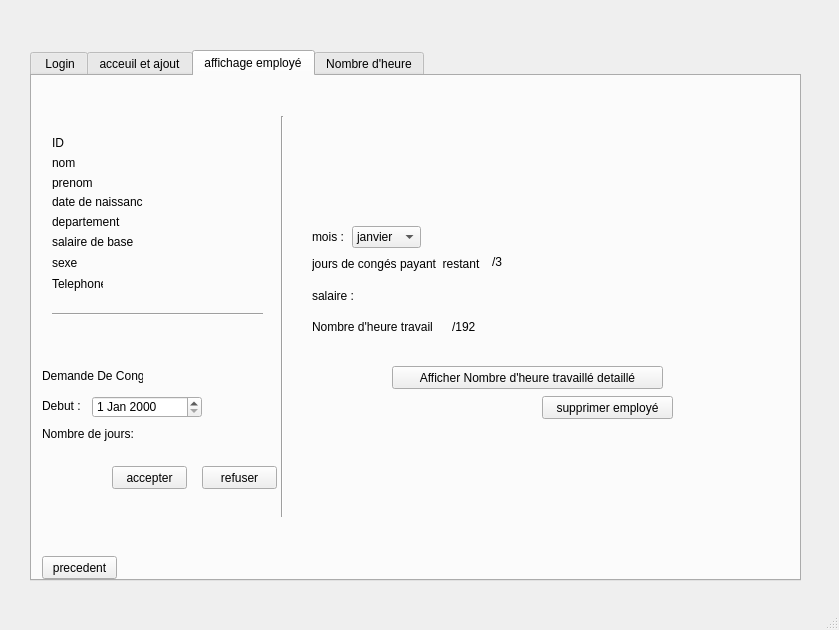
<?xml version="1.0" encoding="UTF-8"?>
<ui version="4.0">
 <class>MainWindow</class>
 <widget class="QMainWindow" name="MainWindow">
  <property name="geometry">
   <rect>
    <x>0</x>
    <y>0</y>
    <width>839</width>
    <height>630</height>
   </rect>
  </property>
  <property name="windowTitle">
   <string>MainWindow</string>
  </property>
  <widget class="QWidget" name="centralwidget">
   <widget class="QTabWidget" name="Login">
    <property name="geometry">
     <rect>
      <x>30</x>
      <y>50</y>
      <width>771</width>
      <height>531</height>
     </rect>
    </property>
    <property name="toolTip">
     <string>&lt;html&gt;&lt;head/&gt;&lt;body&gt;&lt;p&gt;Login&lt;/p&gt;&lt;/body&gt;&lt;/html&gt;</string>
    </property>
    <property name="currentIndex">
     <number>2</number>
    </property>
    <widget class="QWidget" name="tab">
     <attribute name="title">
      <string> Login</string>
     </attribute>
     <widget class="QLabel" name="label_2">
      <property name="geometry">
       <rect>
        <x>210</x>
        <y>160</y>
        <width>41</width>
        <height>20</height>
       </rect>
      </property>
      <property name="text">
       <string>ID :</string>
      </property>
     </widget>
     <widget class="QLineEdit" name="lineEdit_2">
      <property name="geometry">
       <rect>
        <x>240</x>
        <y>160</y>
        <width>113</width>
        <height>20</height>
       </rect>
      </property>
      <property name="text">
       <string>EXP:189GTT2929</string>
      </property>
     </widget>
     <widget class="QLineEdit" name="lineEdit_3">
      <property name="geometry">
       <rect>
        <x>240</x>
        <y>200</y>
        <width>113</width>
        <height>20</height>
       </rect>
      </property>
     </widget>
     <widget class="QLabel" name="label_3">
      <property name="geometry">
       <rect>
        <x>160</x>
        <y>200</y>
        <width>81</width>
        <height>20</height>
       </rect>
      </property>
      <property name="text">
       <string>PASSWORD :</string>
      </property>
     </widget>
     <widget class="QPushButton" name="pushButton">
      <property name="geometry">
       <rect>
        <x>370</x>
        <y>200</y>
        <width>75</width>
        <height>23</height>
       </rect>
      </property>
      <property name="text">
       <string>login</string>
      </property>
     </widget>
     <widget class="QLabel" name="label_4">
      <property name="geometry">
       <rect>
        <x>270</x>
        <y>220</y>
        <width>111</width>
        <height>20</height>
       </rect>
      </property>
      <property name="text">
       <string>forgot password ?</string>
      </property>
     </widget>
     <widget class="QLabel" name="label_5">
      <property name="geometry">
       <rect>
        <x>270</x>
        <y>120</y>
        <width>71</width>
        <height>21</height>
       </rect>
      </property>
      <property name="text">
       <string>LOGIN</string>
      </property>
     </widget>
    </widget>
    <widget class="QWidget" name="tab_2">
     <attribute name="title">
      <string>acceuil et ajout</string>
     </attribute>
     <widget class="QPushButton" name="pushButton_2">
      <property name="geometry">
       <rect>
        <x>540</x>
        <y>380</y>
        <width>75</width>
        <height>23</height>
       </rect>
      </property>
      <property name="text">
       <string>ajouter</string>
      </property>
     </widget>
     <widget class="Line" name="line">
      <property name="geometry">
       <rect>
        <x>320</x>
        <y>80</y>
        <width>21</width>
        <height>361</height>
       </rect>
      </property>
      <property name="orientation">
       <enum>Qt::Vertical</enum>
      </property>
     </widget>
     <widget class="QLabel" name="label">
      <property name="geometry">
       <rect>
        <x>410</x>
        <y>120</y>
        <width>47</width>
        <height>13</height>
       </rect>
      </property>
      <property name="text">
       <string>ID</string>
      </property>
     </widget>
     <widget class="QLabel" name="label_6">
      <property name="geometry">
       <rect>
        <x>400</x>
        <y>150</y>
        <width>47</width>
        <height>13</height>
       </rect>
      </property>
      <property name="text">
       <string>nom</string>
      </property>
     </widget>
     <widget class="QLabel" name="label_7">
      <property name="geometry">
       <rect>
        <x>400</x>
        <y>180</y>
        <width>47</width>
        <height>13</height>
       </rect>
      </property>
      <property name="text">
       <string>prenom</string>
      </property>
     </widget>
     <widget class="QLabel" name="label_8">
      <property name="geometry">
       <rect>
        <x>356</x>
        <y>203</y>
        <width>91</width>
        <height>20</height>
       </rect>
      </property>
      <property name="text">
       <string>date de naissance</string>
      </property>
     </widget>
     <widget class="QLabel" name="label_9">
      <property name="geometry">
       <rect>
        <x>380</x>
        <y>240</y>
        <width>71</width>
        <height>21</height>
       </rect>
      </property>
      <property name="text">
       <string>departement</string>
      </property>
     </widget>
     <widget class="QLabel" name="label_10">
      <property name="geometry">
       <rect>
        <x>360</x>
        <y>270</y>
        <width>81</width>
        <height>21</height>
       </rect>
      </property>
      <property name="text">
       <string>salaire de base</string>
      </property>
     </widget>
     <widget class="QLineEdit" name="lineEdit">
      <property name="geometry">
       <rect>
        <x>460</x>
        <y>120</y>
        <width>113</width>
        <height>20</height>
       </rect>
      </property>
     </widget>
     <widget class="QLineEdit" name="lineEdit_4">
      <property name="geometry">
       <rect>
        <x>460</x>
        <y>150</y>
        <width>113</width>
        <height>20</height>
       </rect>
      </property>
     </widget>
     <widget class="QLineEdit" name="lineEdit_5">
      <property name="geometry">
       <rect>
        <x>460</x>
        <y>180</y>
        <width>113</width>
        <height>20</height>
       </rect>
      </property>
     </widget>
     <widget class="QLineEdit" name="lineEdit_6">
      <property name="geometry">
       <rect>
        <x>460</x>
        <y>210</y>
        <width>113</width>
        <height>20</height>
       </rect>
      </property>
     </widget>
     <widget class="QLineEdit" name="lineEdit_8">
      <property name="geometry">
       <rect>
        <x>460</x>
        <y>270</y>
        <width>113</width>
        <height>20</height>
       </rect>
      </property>
     </widget>
     <widget class="QPushButton" name="pushButton_5">
      <property name="geometry">
       <rect>
        <x>210</x>
        <y>160</y>
        <width>75</width>
        <height>23</height>
       </rect>
      </property>
      <property name="text">
       <string>afficher</string>
      </property>
     </widget>
     <widget class="QLabel" name="label_11">
      <property name="geometry">
       <rect>
        <x>400</x>
        <y>300</y>
        <width>47</width>
        <height>13</height>
       </rect>
      </property>
      <property name="text">
       <string>sexe</string>
      </property>
     </widget>
     <widget class="QLabel" name="label_12">
      <property name="geometry">
       <rect>
        <x>390</x>
        <y>340</y>
        <width>51</width>
        <height>16</height>
       </rect>
      </property>
      <property name="text">
       <string>Telephone</string>
      </property>
     </widget>
     <widget class="QLineEdit" name="lineEdit_10">
      <property name="geometry">
       <rect>
        <x>460</x>
        <y>340</y>
        <width>113</width>
        <height>20</height>
       </rect>
      </property>
     </widget>
     <widget class="QLineEdit" name="lineEdit_7">
      <property name="geometry">
       <rect>
        <x>140</x>
        <y>120</y>
        <width>113</width>
        <height>20</height>
       </rect>
      </property>
     </widget>
     <widget class="QLabel" name="label_13">
      <property name="geometry">
       <rect>
        <x>110</x>
        <y>120</y>
        <width>47</width>
        <height>13</height>
       </rect>
      </property>
      <property name="text">
       <string>ID</string>
      </property>
     </widget>
     <widget class="QComboBox" name="comboBox">
      <property name="geometry">
       <rect>
        <x>460</x>
        <y>300</y>
        <width>111</width>
        <height>22</height>
       </rect>
      </property>
      <item>
       <property name="text">
        <string>Autre</string>
       </property>
      </item>
      <item>
       <property name="text">
        <string>femme</string>
       </property>
      </item>
      <item>
       <property name="text">
        <string>homme</string>
       </property>
      </item>
     </widget>
     <widget class="QComboBox" name="comboBox_2">
      <property name="geometry">
       <rect>
        <x>460</x>
        <y>240</y>
        <width>111</width>
        <height>22</height>
       </rect>
      </property>
     </widget>
     <widget class="QPushButton" name="pushButton_6">
      <property name="geometry">
       <rect>
        <x>10</x>
        <y>470</y>
        <width>75</width>
        <height>23</height>
       </rect>
      </property>
      <property name="text">
       <string>precedent</string>
      </property>
     </widget>
     <widget class="QLabel" name="label_25">
      <property name="geometry">
       <rect>
        <x>150</x>
        <y>80</y>
        <width>131</width>
        <height>20</height>
       </rect>
      </property>
      <property name="text">
       <string>Recherche employé</string>
      </property>
     </widget>
     <widget class="QLabel" name="label_26">
      <property name="geometry">
       <rect>
        <x>460</x>
        <y>80</y>
        <width>131</width>
        <height>20</height>
       </rect>
      </property>
      <property name="text">
       <string>Ajouter employé</string>
      </property>
     </widget>
     <widget class="QLabel" name="label_27">
      <property name="geometry">
       <rect>
        <x>80</x>
        <y>250</y>
        <width>71</width>
        <height>20</height>
       </rect>
      </property>
      <property name="text">
       <string>departement :</string>
      </property>
     </widget>
     <widget class="QComboBox" name="comboBox_4">
      <property name="geometry">
       <rect>
        <x>160</x>
        <y>250</y>
        <width>111</width>
        <height>22</height>
       </rect>
      </property>
     </widget>
     <widget class="Line" name="line_3">
      <property name="geometry">
       <rect>
        <x>57</x>
        <y>210</y>
        <width>251</width>
        <height>20</height>
       </rect>
      </property>
      <property name="orientation">
       <enum>Qt::Horizontal</enum>
      </property>
     </widget>
     <widget class="QLabel" name="label_28">
      <property name="geometry">
       <rect>
        <x>50</x>
        <y>340</y>
        <width>111</width>
        <height>21</height>
       </rect>
      </property>
      <property name="text">
       <string>effectif necessaire :</string>
      </property>
     </widget>
     <widget class="QPushButton" name="pushButton_3">
      <property name="geometry">
       <rect>
        <x>90</x>
        <y>410</y>
        <width>181</width>
        <height>23</height>
       </rect>
      </property>
      <property name="text">
       <string>afficher Rendement</string>
      </property>
     </widget>
     <widget class="QLabel" name="label_30">
      <property name="geometry">
       <rect>
        <x>50</x>
        <y>290</y>
        <width>41</width>
        <height>21</height>
       </rect>
      </property>
      <property name="text">
       <string>mois :</string>
      </property>
     </widget>
     <widget class="QComboBox" name="comboBox_5">
      <property name="geometry">
       <rect>
        <x>80</x>
        <y>290</y>
        <width>69</width>
        <height>22</height>
       </rect>
      </property>
      <item>
       <property name="text">
        <string>janvier</string>
       </property>
      </item>
      <item>
       <property name="text">
        <string>fevrier</string>
       </property>
      </item>
      <item>
       <property name="text">
        <string>mars</string>
       </property>
      </item>
      <item>
       <property name="text">
        <string>avril</string>
       </property>
      </item>
      <item>
       <property name="text">
        <string>mai</string>
       </property>
      </item>
      <item>
       <property name="text">
        <string>juin</string>
       </property>
      </item>
      <item>
       <property name="text">
        <string>juillet</string>
       </property>
      </item>
      <item>
       <property name="text">
        <string>aout</string>
       </property>
      </item>
      <item>
       <property name="text">
        <string>septembre</string>
       </property>
      </item>
      <item>
       <property name="text">
        <string>octobre</string>
       </property>
      </item>
      <item>
       <property name="text">
        <string>novembre</string>
       </property>
      </item>
      <item>
       <property name="text">
        <string>decembre</string>
       </property>
      </item>
     </widget>
     <widget class="QLabel" name="label_31">
      <property name="geometry">
       <rect>
        <x>170</x>
        <y>290</y>
        <width>51</width>
        <height>21</height>
       </rect>
      </property>
      <property name="text">
       <string>année :</string>
      </property>
     </widget>
     <widget class="QComboBox" name="comboBox_6">
      <property name="geometry">
       <rect>
        <x>210</x>
        <y>290</y>
        <width>81</width>
        <height>22</height>
       </rect>
      </property>
      <item>
       <property name="text">
        <string>2010</string>
       </property>
      </item>
      <item>
       <property name="text">
        <string>2011</string>
       </property>
      </item>
      <item>
       <property name="text">
        <string>2012</string>
       </property>
      </item>
      <item>
       <property name="text">
        <string>2013</string>
       </property>
      </item>
      <item>
       <property name="text">
        <string>2014</string>
       </property>
      </item>
      <item>
       <property name="text">
        <string>2015</string>
       </property>
      </item>
     </widget>
     <widget class="QPushButton" name="pushButton_4">
      <property name="geometry">
       <rect>
        <x>90</x>
        <y>380</y>
        <width>181</width>
        <height>23</height>
       </rect>
      </property>
      <property name="text">
       <string>Afficher Liste Des Employé</string>
      </property>
     </widget>
    </widget>
    <widget class="QWidget" name="tab_4">
     <attribute name="title">
      <string>affichage employé</string>
     </attribute>
     <widget class="QLabel" name="label_14">
      <property name="geometry">
       <rect>
        <x>280</x>
        <y>210</y>
        <width>51</width>
        <height>20</height>
       </rect>
      </property>
      <property name="text">
       <string>salaire :</string>
      </property>
     </widget>
     <widget class="QPushButton" name="pushButton_7">
      <property name="geometry">
       <rect>
        <x>510</x>
        <y>320</y>
        <width>131</width>
        <height>23</height>
       </rect>
      </property>
      <property name="text">
       <string>supprimer employé</string>
      </property>
     </widget>
     <widget class="QPushButton" name="pushButton_8">
      <property name="geometry">
       <rect>
        <x>10</x>
        <y>480</y>
        <width>75</width>
        <height>23</height>
       </rect>
      </property>
      <property name="text">
       <string>precedent</string>
      </property>
     </widget>
     <widget class="QLabel" name="label_22">
      <property name="geometry">
       <rect>
        <x>280</x>
        <y>180</y>
        <width>171</width>
        <height>16</height>
       </rect>
      </property>
      <property name="text">
       <string>jours de congés payant  restant :</string>
      </property>
     </widget>
     <widget class="Line" name="line_2">
      <property name="geometry">
       <rect>
        <x>240</x>
        <y>40</y>
        <width>20</width>
        <height>401</height>
       </rect>
      </property>
      <property name="orientation">
       <enum>Qt::Vertical</enum>
      </property>
     </widget>
     <widget class="QLabel" name="label_23">
      <property name="geometry">
       <rect>
        <x>280</x>
        <y>240</y>
        <width>121</width>
        <height>21</height>
       </rect>
      </property>
      <property name="text">
       <string>Nombre d'heure travaillé :</string>
      </property>
     </widget>
     <widget class="QComboBox" name="comboBox_3">
      <property name="geometry">
       <rect>
        <x>320</x>
        <y>150</y>
        <width>69</width>
        <height>22</height>
       </rect>
      </property>
      <item>
       <property name="text">
        <string>janvier</string>
       </property>
      </item>
      <item>
       <property name="text">
        <string>fevrier</string>
       </property>
      </item>
      <item>
       <property name="text">
        <string>mars</string>
       </property>
      </item>
      <item>
       <property name="text">
        <string>avril</string>
       </property>
      </item>
      <item>
       <property name="text">
        <string>mai</string>
       </property>
      </item>
      <item>
       <property name="text">
        <string>juin</string>
       </property>
      </item>
      <item>
       <property name="text">
        <string>juillet</string>
       </property>
      </item>
      <item>
       <property name="text">
        <string>aout</string>
       </property>
      </item>
      <item>
       <property name="text">
        <string>septembre</string>
       </property>
      </item>
      <item>
       <property name="text">
        <string>octobre</string>
       </property>
      </item>
      <item>
       <property name="text">
        <string>novembre</string>
       </property>
      </item>
      <item>
       <property name="text">
        <string>decembre</string>
       </property>
      </item>
     </widget>
     <widget class="QLabel" name="label_24">
      <property name="geometry">
       <rect>
        <x>280</x>
        <y>150</y>
        <width>41</width>
        <height>21</height>
       </rect>
      </property>
      <property name="text">
       <string>mois :</string>
      </property>
     </widget>
     <widget class="QLabel" name="label_29">
      <property name="geometry">
       <rect>
        <x>420</x>
        <y>230</y>
        <width>51</width>
        <height>41</height>
       </rect>
      </property>
      <property name="text">
       <string>/192</string>
      </property>
     </widget>
     <widget class="QLabel" name="label_37">
      <property name="geometry">
       <rect>
        <x>184</x>
        <y>500</y>
        <width>51</width>
        <height>16</height>
       </rect>
      </property>
      <property name="text">
       <string>Telephone</string>
      </property>
     </widget>
     <widget class="QLabel" name="label_32">
      <property name="geometry">
       <rect>
        <x>20</x>
        <y>180</y>
        <width>47</width>
        <height>13</height>
       </rect>
      </property>
      <property name="text">
       <string>sexe</string>
      </property>
     </widget>
     <widget class="QLabel" name="label_20">
      <property name="geometry">
       <rect>
        <x>20</x>
        <y>110</y>
        <width>91</width>
        <height>31</height>
       </rect>
      </property>
      <property name="text">
       <string>date de naissance</string>
      </property>
     </widget>
     <widget class="QLabel" name="label_19">
      <property name="geometry">
       <rect>
        <x>20</x>
        <y>200</y>
        <width>51</width>
        <height>16</height>
       </rect>
      </property>
      <property name="text">
       <string>Telephone</string>
      </property>
     </widget>
     <widget class="QLabel" name="label_17">
      <property name="geometry">
       <rect>
        <x>20</x>
        <y>80</y>
        <width>47</width>
        <height>13</height>
       </rect>
      </property>
      <property name="text">
       <string>nom</string>
      </property>
     </widget>
     <widget class="QLabel" name="label_15">
      <property name="geometry">
       <rect>
        <x>20</x>
        <y>150</y>
        <width>81</width>
        <height>31</height>
       </rect>
      </property>
      <property name="text">
       <string>salaire de base</string>
      </property>
     </widget>
     <widget class="QLabel" name="label_18">
      <property name="geometry">
       <rect>
        <x>20</x>
        <y>100</y>
        <width>47</width>
        <height>13</height>
       </rect>
      </property>
      <property name="text">
       <string>prenom</string>
      </property>
     </widget>
     <widget class="QLabel" name="label_16">
      <property name="geometry">
       <rect>
        <x>20</x>
        <y>130</y>
        <width>71</width>
        <height>31</height>
       </rect>
      </property>
      <property name="text">
       <string>departement</string>
      </property>
     </widget>
     <widget class="QLabel" name="label_21">
      <property name="geometry">
       <rect>
        <x>20</x>
        <y>60</y>
        <width>47</width>
        <height>13</height>
       </rect>
      </property>
      <property name="text">
       <string>ID</string>
      </property>
     </widget>
     <widget class="QLabel" name="label_33">
      <property name="geometry">
       <rect>
        <x>460</x>
        <y>170</y>
        <width>51</width>
        <height>31</height>
       </rect>
      </property>
      <property name="text">
       <string>/3</string>
      </property>
     </widget>
     <widget class="QPushButton" name="pushButton_9">
      <property name="geometry">
       <rect>
        <x>80</x>
        <y>390</y>
        <width>75</width>
        <height>23</height>
       </rect>
      </property>
      <property name="text">
       <string>accepter</string>
      </property>
     </widget>
     <widget class="QPushButton" name="pushButton_10">
      <property name="geometry">
       <rect>
        <x>170</x>
        <y>390</y>
        <width>75</width>
        <height>23</height>
       </rect>
      </property>
      <property name="text">
       <string>refuser</string>
      </property>
     </widget>
     <widget class="QLabel" name="label_34">
      <property name="geometry">
       <rect>
        <x>10</x>
        <y>290</y>
        <width>101</width>
        <height>20</height>
       </rect>
      </property>
      <property name="text">
       <string>Demande De Congé :</string>
      </property>
     </widget>
     <widget class="Line" name="line_4">
      <property name="geometry">
       <rect>
        <x>20</x>
        <y>230</y>
        <width>211</width>
        <height>16</height>
       </rect>
      </property>
      <property name="orientation">
       <enum>Qt::Horizontal</enum>
      </property>
     </widget>
     <widget class="QDateEdit" name="dateEdit">
      <property name="geometry">
       <rect>
        <x>60</x>
        <y>320</y>
        <width>110</width>
        <height>22</height>
       </rect>
      </property>
     </widget>
     <widget class="QLabel" name="label_35">
      <property name="geometry">
       <rect>
        <x>10</x>
        <y>320</y>
        <width>51</width>
        <height>20</height>
       </rect>
      </property>
      <property name="text">
       <string>Debut :</string>
      </property>
     </widget>
     <widget class="QLabel" name="label_36">
      <property name="geometry">
       <rect>
        <x>10</x>
        <y>350</y>
        <width>91</width>
        <height>16</height>
       </rect>
      </property>
      <property name="text">
       <string>Nombre de jours: </string>
      </property>
     </widget>
     <widget class="QPushButton" name="pushButton_11">
      <property name="geometry">
       <rect>
        <x>360</x>
        <y>290</y>
        <width>271</width>
        <height>23</height>
       </rect>
      </property>
      <property name="text">
       <string>Afficher Nombre d'heure travaillé detaillé</string>
      </property>
     </widget>
    </widget>
    <widget class="QWidget" name="tab_3">
     <attribute name="title">
      <string>Nombre d'heure</string>
     </attribute>
     <widget class="QDateEdit" name="dateEdit_2">
      <property name="geometry">
       <rect>
        <x>90</x>
        <y>230</y>
        <width>110</width>
        <height>22</height>
       </rect>
      </property>
     </widget>
     <widget class="Line" name="line_5">
      <property name="geometry">
       <rect>
        <x>213</x>
        <y>200</y>
        <width>20</width>
        <height>161</height>
       </rect>
      </property>
      <property name="orientation">
       <enum>Qt::Vertical</enum>
      </property>
     </widget>
     <widget class="QLabel" name="label_38">
      <property name="geometry">
       <rect>
        <x>170</x>
        <y>280</y>
        <width>51</width>
        <height>41</height>
       </rect>
      </property>
      <property name="text">
       <string>/8</string>
      </property>
     </widget>
     <widget class="QLabel" name="label_39">
      <property name="geometry">
       <rect>
        <x>30</x>
        <y>290</y>
        <width>121</width>
        <height>21</height>
       </rect>
      </property>
      <property name="text">
       <string>Nombre d'heure travaillé :</string>
      </property>
     </widget>
     <widget class="QLabel" name="label_40">
      <property name="geometry">
       <rect>
        <x>380</x>
        <y>280</y>
        <width>51</width>
        <height>41</height>
       </rect>
      </property>
      <property name="text">
       <string>/192</string>
      </property>
     </widget>
     <widget class="QLabel" name="label_41">
      <property name="geometry">
       <rect>
        <x>240</x>
        <y>290</y>
        <width>121</width>
        <height>21</height>
       </rect>
      </property>
      <property name="text">
       <string>Nombre d'heure travaillé :</string>
      </property>
     </widget>
     <widget class="QLabel" name="label_42">
      <property name="geometry">
       <rect>
        <x>250</x>
        <y>230</y>
        <width>41</width>
        <height>21</height>
       </rect>
      </property>
      <property name="text">
       <string>mois :</string>
      </property>
     </widget>
     <widget class="QComboBox" name="comboBox_7">
      <property name="geometry">
       <rect>
        <x>300</x>
        <y>230</y>
        <width>69</width>
        <height>22</height>
       </rect>
      </property>
      <item>
       <property name="text">
        <string>janvier</string>
       </property>
      </item>
      <item>
       <property name="text">
        <string>fevrier</string>
       </property>
      </item>
      <item>
       <property name="text">
        <string>mars</string>
       </property>
      </item>
      <item>
       <property name="text">
        <string>avril</string>
       </property>
      </item>
      <item>
       <property name="text">
        <string>mai</string>
       </property>
      </item>
      <item>
       <property name="text">
        <string>juin</string>
       </property>
      </item>
      <item>
       <property name="text">
        <string>juillet</string>
       </property>
      </item>
      <item>
       <property name="text">
        <string>aout</string>
       </property>
      </item>
      <item>
       <property name="text">
        <string>septembre</string>
       </property>
      </item>
      <item>
       <property name="text">
        <string>octobre</string>
       </property>
      </item>
      <item>
       <property name="text">
        <string>novembre</string>
       </property>
      </item>
      <item>
       <property name="text">
        <string>decembre</string>
       </property>
      </item>
     </widget>
     <widget class="QLabel" name="label_43">
      <property name="geometry">
       <rect>
        <x>30</x>
        <y>230</y>
        <width>51</width>
        <height>21</height>
       </rect>
      </property>
      <property name="text">
       <string>jour : </string>
      </property>
     </widget>
     <widget class="Line" name="line_6">
      <property name="geometry">
       <rect>
        <x>453</x>
        <y>200</y>
        <width>20</width>
        <height>161</height>
       </rect>
      </property>
      <property name="orientation">
       <enum>Qt::Vertical</enum>
      </property>
     </widget>
     <widget class="QComboBox" name="comboBox_8">
      <property name="geometry">
       <rect>
        <x>520</x>
        <y>230</y>
        <width>69</width>
        <height>22</height>
       </rect>
      </property>
      <item>
       <property name="text">
        <string>janvier</string>
       </property>
      </item>
      <item>
       <property name="text">
        <string>fevrier</string>
       </property>
      </item>
      <item>
       <property name="text">
        <string>mars</string>
       </property>
      </item>
      <item>
       <property name="text">
        <string>avril</string>
       </property>
      </item>
      <item>
       <property name="text">
        <string>mai</string>
       </property>
      </item>
      <item>
       <property name="text">
        <string>juin</string>
       </property>
      </item>
      <item>
       <property name="text">
        <string>juillet</string>
       </property>
      </item>
      <item>
       <property name="text">
        <string>aout</string>
       </property>
      </item>
      <item>
       <property name="text">
        <string>septembre</string>
       </property>
      </item>
      <item>
       <property name="text">
        <string>octobre</string>
       </property>
      </item>
      <item>
       <property name="text">
        <string>novembre</string>
       </property>
      </item>
      <item>
       <property name="text">
        <string>decembre</string>
       </property>
      </item>
     </widget>
     <widget class="QLabel" name="label_44">
      <property name="geometry">
       <rect>
        <x>620</x>
        <y>280</y>
        <width>51</width>
        <height>41</height>
       </rect>
      </property>
      <property name="text">
       <string>/48</string>
      </property>
     </widget>
     <widget class="QLabel" name="label_45">
      <property name="geometry">
       <rect>
        <x>480</x>
        <y>230</y>
        <width>41</width>
        <height>21</height>
       </rect>
      </property>
      <property name="text">
       <string>mois :</string>
      </property>
     </widget>
     <widget class="QLabel" name="label_46">
      <property name="geometry">
       <rect>
        <x>480</x>
        <y>290</y>
        <width>121</width>
        <height>21</height>
       </rect>
      </property>
      <property name="text">
       <string>Nombre d'heure travaillé :</string>
      </property>
     </widget>
     <widget class="QLabel" name="label_47">
      <property name="geometry">
       <rect>
        <x>610</x>
        <y>230</y>
        <width>61</width>
        <height>21</height>
       </rect>
      </property>
      <property name="text">
       <string>semaine :</string>
      </property>
     </widget>
     <widget class="QComboBox" name="comboBox_9">
      <property name="geometry">
       <rect>
        <x>670</x>
        <y>230</y>
        <width>69</width>
        <height>22</height>
       </rect>
      </property>
      <item>
       <property name="text">
        <string>1</string>
       </property>
      </item>
      <item>
       <property name="text">
        <string>2</string>
       </property>
      </item>
      <item>
       <property name="text">
        <string>3</string>
       </property>
      </item>
      <item>
       <property name="text">
        <string>4</string>
       </property>
      </item>
     </widget>
     <widget class="QLabel" name="label_48">
      <property name="geometry">
       <rect>
        <x>180</x>
        <y>300</y>
        <width>47</width>
        <height>13</height>
       </rect>
      </property>
      <property name="text">
       <string/>
      </property>
     </widget>
     <widget class="QLabel" name="label_49">
      <property name="geometry">
       <rect>
        <x>100</x>
        <y>140</y>
        <width>47</width>
        <height>13</height>
       </rect>
      </property>
      <property name="text">
       <string>nom</string>
      </property>
     </widget>
     <widget class="QLabel" name="label_50">
      <property name="geometry">
       <rect>
        <x>100</x>
        <y>160</y>
        <width>47</width>
        <height>13</height>
       </rect>
      </property>
      <property name="text">
       <string>prenom</string>
      </property>
     </widget>
     <widget class="QLabel" name="label_51">
      <property name="geometry">
       <rect>
        <x>100</x>
        <y>120</y>
        <width>47</width>
        <height>13</height>
       </rect>
      </property>
      <property name="text">
       <string>ID</string>
      </property>
     </widget>
    </widget>
   </widget>
  </widget>
  <widget class="QMenuBar" name="menubar">
   <property name="geometry">
    <rect>
     <x>0</x>
     <y>0</y>
     <width>839</width>
     <height>21</height>
    </rect>
   </property>
  </widget>
  <widget class="QStatusBar" name="statusbar"/>
 </widget>
 <resources/>
 <connections/>
</ui>
